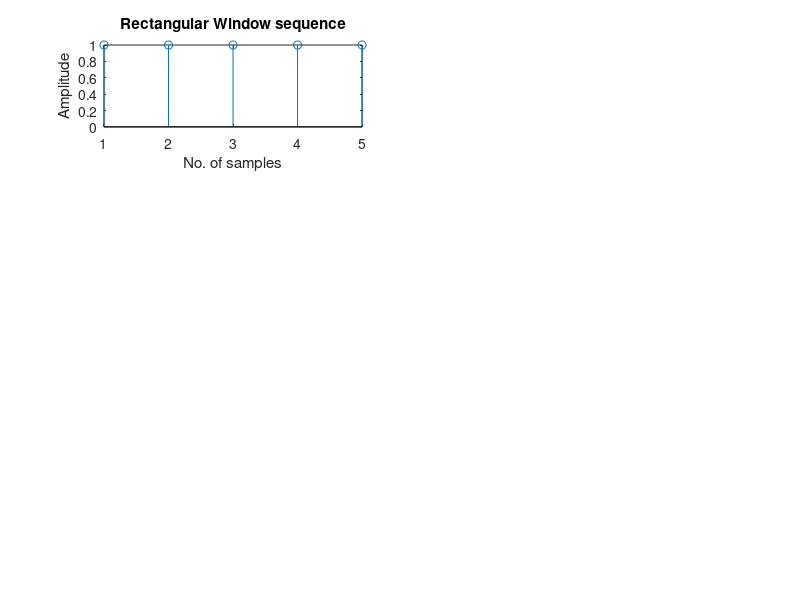

Reproduce this figure in MATLAB. (Note: this script raises an error after producing the figure.)
%bandstop filter
clc;
clear all;
close all;
wc2=0.5*pi;
wc1=0.2*pi;
N=input('Please enter the order of the filter: ');
alpha=(N-1)/2;
n=0:1:N-1;
eps=0.001;
w=0:0.01:pi;%note the normalization later
hd=((sin(wc1*(n-alpha+eps))-sin(wc2*(n-alpha+eps))+sin(pi*(n-alpha+eps)))./(pi*(n-alpha+eps))); %Coefficients of IIR filter
freq_hd=freqz(hd,1,w);
w_rect=boxcar(N);
w_hann=hamming(N);
w_hamm=hamming(N);
w_bartlett=bartlett(N);

subplot(4,2,1);
stem(w_rect);
title('Rectangular Window sequence');
xlabel('No. of samples');
ylabel('Amplitude');

hn1=hd.*w_rect;%both beingrow vectors
h1=freqz(hn1,1,w);
subplot(4,2,2);
plot(w/pi,10*log10(abs(h1))); %To find magnitude in db,w/pi taken to normalize frequency axis from 0 to 1
title('Frequency response of windowed FIR filter');
xlabel('normalized frequency');
ylabel('Magnitude in dB');

subplot(4,2,3);
stem(w_hamm);
title('Hamming Window sequence');
xlabel('No. of samples');
ylabel('Amplitude');

hn2=hd.*w_hamm; %both being row vectors
h2=freqz(hn2,1,w);
subplot(4,2,4);
plot(w/pi,10*log10(abs(h2))); %To find magnitude in db,w/pi taken to normalize frequency axis from 0 to 1
title('Frequency response of windowed FIR filter');
xlabel('normalized frequency');
ylabel('Magnitude in dB');

subplot(4,2,5);
stem(w_hann);
title('Hanning Window sequence');
xlabel('No. of samples');
ylabel('Amplitude');

hn3=hd.*w_hann; %both being row vectors
h3=freqz(hn3,1,w);
subplot(4,2,6);
plot(w/pi,10*log10(abs(h3))); %To find magnitude in db,w/pi taken to normalize frequency axis from 0 to 1
title('Frequency response of windowed FIR filter');
xlabel('normalized frequency');
ylabel('Magnitude in dB');
subplot(4,2,7);
stem(w_bartlett);
title('Triangular Window sequence');
xlabel('No. of samples');
ylabel('Amplitude');

hn4=hd.*w_bartlett'; %both being row vectors
h4=freqz(hn4,1,w);
subplot(4,2,8);
plot(w/pi,10*log10(abs(h4))); %To find magnitude in db,w/pi taken to normalize frequency axis from 0 to 1
title('Frequency response of windowed FIR filter');
xlabel('normalized frequency');
ylabel('Magnitude in dB');